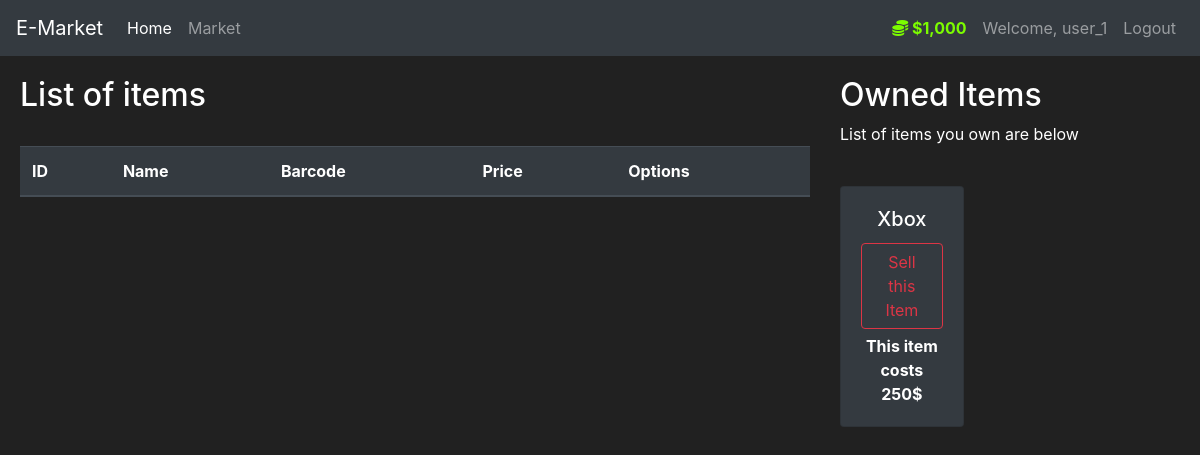
The app's page /market (signed in) with its own data.
### market/models.py (models this page shows, shortened)
class User(db.Model, UserMixin):
    id = db.Column(db.Integer(), primary_key=True)
    username = db.Column(db.String(length=30), nullable=False, unique=True)
    email = db.Column(db.String(length=50), nullable=False, unique=True)
    password_hash = db.Column(db.String(length=60), nullable=False)
    budget = db.Column(db.Integer(), nullable=False, default=1000)
    items = db.relationship('Items', backref='owned_user', lazy=True)
    @property
    def decorative_budget(self):
        if len(str(self.budget)) >= 4:
            return f"{str(self.budget)[:-3]},{str(self.budget)[-3:]}"
        else:
            return str(self.budget)
    @property
    def password(self):
        return self.password

class Items(db.Model):
    id = db.Column(db.Integer(), primary_key=True)
    name = db.Column(db.String(length=30),nullable=False, unique=True)
    price = db.Column(db.Integer(), nullable=False)
    barcode = db.Column(db.String(length=12), nullable=False, unique=True)
    description = db.Column(db.String(length=1024), nullable=False, unique=True)
    owner = db.Column(db.Integer(), db.ForeignKey('user.id'))

### market/route.py (the view, shortened to what this page needs)
@app.route('/market', methods=['GET', 'POST'])
@login_required
def market_page():
    purchase_form = PurchaseItemForm()
    selling_form = SellItemForm()
    if request.method=="GET":
        items = Items.query.filter_by(owner=None)
        owned_items = Items.query.filter_by(owner=current_user.id)
        return render_template('market.html', items=items, purchase_form=purchase_form, owned_items=owned_items, selling_form=selling_form)

### market/models.py (called while the page is built)
@login_manager.user_loader
def load_user(user_id):
    return User.query.get(int(user_id))

### market/templates/market.html (shortened to what this page needs)
{% extends 'base.html' %}
{% block content %}
<div class="row">
    <div class="col-8" style="margin-top: 20px; margin-left: 20px;">
        <h2>List of items</h2>
        <br>
        <table class="table table-hover table-dark">
            <thead>
                <tr>
                    <th scope="col">ID</th>
                    <th scope="col">Name</th>
                    <th scope="col">Barcode</th>
                    <th scope="col">Price</th>
                    <th scope="col">Options</th>
                </tr>
            </thead>
        </table>
    </div>
    <div class=" col-3" style="margin-top: 20px; margin-right: 20px;">
        <h2>Owned Items</h2>
        <p>List of items you own are below</p>
        <br>
        <div class="row">
            {% for owned_item in owned_items %}
            <div class="col-md-6">
                <div style="margin-bottom: 5px" class="card text-center bg-dark">
                    <div class="card-body">
                        <h5 class="card-title">{{ owned_item.name }}</h5>
                        <button type="button" class="btn btn-outline-danger" style="margin-bottom: 5px"
                            data-toggle="modal" data-target="#Modal-SellingConfirm-{{ owned_item.id }}">
                            Sell this Item
                        </button>
                        <p class="card-text"><strong>This item costs {{ owned_item.price }}$</strong></p>
                    </div>
                </div>
            </div>
            {% endfor %}
        </div>
    </div>
</div>
{% endblock %}

### market/templates/base.html (shortened to what this page needs)
<!doctype html>
<html lang="en">
<head>
    <link rel="stylesheet" href="https://cdn.jsdelivr.net/npm/bootstrap@4.5.3/dist/css/bootstrap.min.css"
>
</head>
<body>
    <nav class="navbar navbar-expand-md navbar-dark bg-dark">
        <a class="navbar-brand" href="#">E-Market</a>
        <div class="collapse navbar-collapse" id="navbarNav">
            <ul class="navbar-nav mr-auto">
                <li class="nav-item active">
                    <a class="nav-link" href="{{ url_for('home_page') }}">Home </a>
                </li>
                <li class="nav-item">
                    <a class="nav-link" href="{{ url_for('market_page') }}">Market</a>
                </li>
            </ul>
            {% if current_user.is_authenticated %}
            <ul class="navbar-nav">
                <li class="nav-item">
                    <a class="nav-link" style="color: lawngreen; font-weight: bold">
                        <i class="fas fa-coins"></i>
                        ${{ current_user.decorative_budget }}
                    </a>
                </li>
                <li class="nav-item">
                    <a class="nav-link">Welcome, {{ current_user.username }}</a>
                </li>
                <li class="nav-item">
                    <a class="nav-link" href="{{ url_for('logout_page') }}">Logout</a>
                </li>
            </ul>
            {% endif %}
        </div>
    </nav>
    {% block content %}
    {% endblock %}
</body>
</html>

### market/templates/base.html (style rules this page uses)
body { background-color: #212121; color: white }

### records on screen
User: decorative_budget "1,000", username "user_1"
Items: name "Xbox", price "250"
